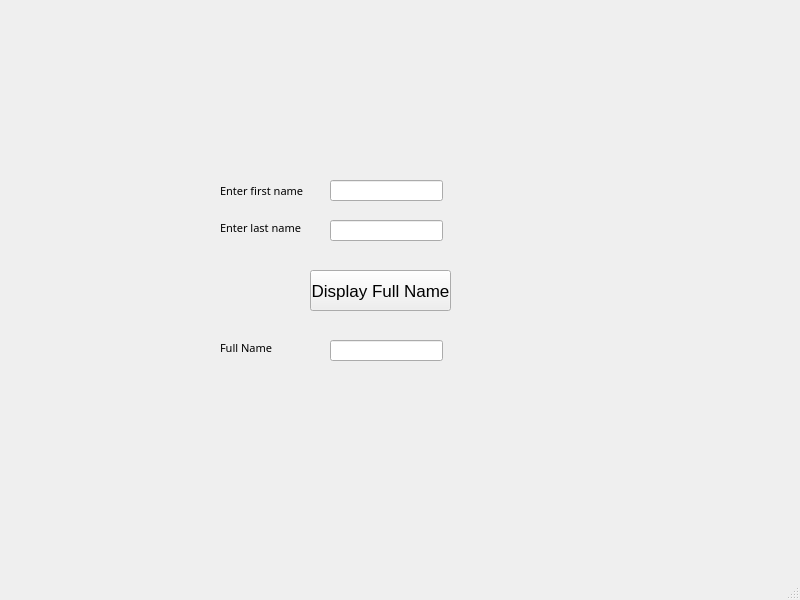
<?xml version="1.0" encoding="UTF-8"?>
<ui version="4.0">
 <class>fullName</class>
 <widget class="QMainWindow" name="fullName">
  <property name="geometry">
   <rect>
    <x>0</x>
    <y>0</y>
    <width>800</width>
    <height>600</height>
   </rect>
  </property>
  <property name="font">
   <font>
    <family>AppleMyungjo</family>
    <pointsize>8</pointsize>
   </font>
  </property>
  <property name="windowTitle">
   <string>Full Name</string>
  </property>
  <widget class="QWidget" name="centralwidget">
   <widget class="QLabel" name="lblFirstName">
    <property name="geometry">
     <rect>
      <x>220</x>
      <y>180</y>
      <width>101</width>
      <height>21</height>
     </rect>
    </property>
    <property name="text">
     <string>Enter first name </string>
    </property>
   </widget>
   <widget class="QLineEdit" name="txtFirstName">
    <property name="geometry">
     <rect>
      <x>330</x>
      <y>180</y>
      <width>113</width>
      <height>21</height>
     </rect>
    </property>
   </widget>
   <widget class="QLabel" name="lblLastName">
    <property name="geometry">
     <rect>
      <x>220</x>
      <y>220</y>
      <width>101</width>
      <height>16</height>
     </rect>
    </property>
    <property name="text">
     <string>Enter last name</string>
    </property>
   </widget>
   <widget class="QLineEdit" name="txtLastName">
    <property name="geometry">
     <rect>
      <x>330</x>
      <y>220</y>
      <width>113</width>
      <height>21</height>
     </rect>
    </property>
   </widget>
   <widget class="QPushButton" name="btnFullName">
    <property name="geometry">
     <rect>
      <x>310</x>
      <y>270</y>
      <width>141</width>
      <height>41</height>
     </rect>
    </property>
    <property name="font">
     <font>
      <family>Arial</family>
      <pointsize>13</pointsize>
     </font>
    </property>
    <property name="text">
     <string>Display Full Name</string>
    </property>
   </widget>
   <widget class="QLabel" name="lblOutput">
    <property name="geometry">
     <rect>
      <x>220</x>
      <y>340</y>
      <width>101</width>
      <height>16</height>
     </rect>
    </property>
    <property name="text">
     <string>Full Name</string>
    </property>
   </widget>
   <widget class="QLineEdit" name="txtOutput">
    <property name="geometry">
     <rect>
      <x>330</x>
      <y>340</y>
      <width>113</width>
      <height>21</height>
     </rect>
    </property>
    <property name="readOnly">
     <bool>true</bool>
    </property>
   </widget>
  </widget>
  <widget class="QMenuBar" name="menubar">
   <property name="geometry">
    <rect>
     <x>0</x>
     <y>0</y>
     <width>800</width>
     <height>37</height>
    </rect>
   </property>
  </widget>
  <widget class="QStatusBar" name="statusbar"/>
 </widget>
 <resources/>
 <connections/>
</ui>
